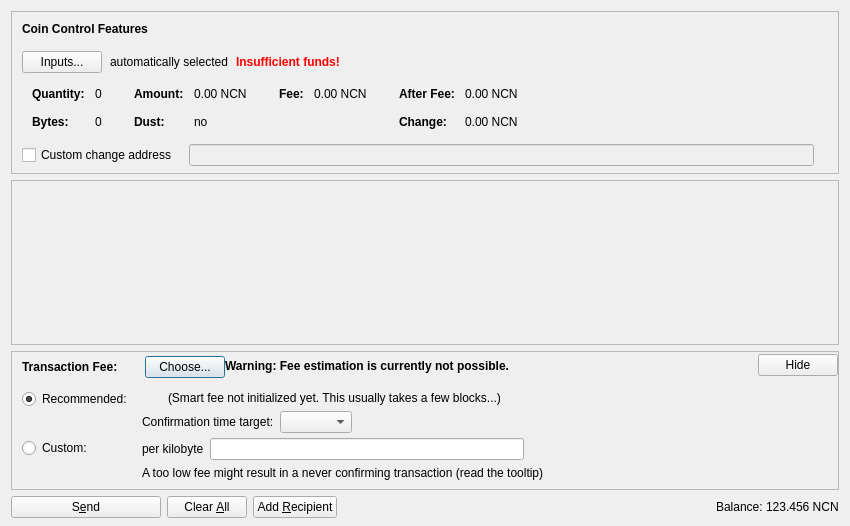
<?xml version="1.0" encoding="UTF-8"?>
<ui version="4.0">
 <class>SendCoinsDialog</class>
 <widget class="QDialog" name="SendCoinsDialog">
  <property name="geometry">
   <rect>
    <x>0</x>
    <y>0</y>
    <width>850</width>
    <height>526</height>
   </rect>
  </property>
  <property name="windowTitle">
   <string>Send Coins</string>
  </property>
  <layout class="QVBoxLayout" name="verticalLayout" stretch="0,1,0,0">
   <property name="bottomMargin">
    <number>8</number>
   </property>
   <item>
    <widget class="QFrame" name="frameCoinControl">
     <property name="sizePolicy">
      <sizepolicy hsizetype="Expanding" vsizetype="Expanding">
       <horstretch>0</horstretch>
       <verstretch>0</verstretch>
      </sizepolicy>
     </property>
     <property name="maximumSize">
      <size>
       <width>16777215</width>
       <height>16777215</height>
      </size>
     </property>
     <property name="frameShape">
      <enum>QFrame::StyledPanel</enum>
     </property>
     <property name="frameShadow">
      <enum>QFrame::Sunken</enum>
     </property>
     <layout class="QVBoxLayout" name="verticalLayoutCoinControl2">
      <property name="spacing">
       <number>0</number>
      </property>
      <property name="leftMargin">
       <number>0</number>
      </property>
      <property name="topMargin">
       <number>0</number>
      </property>
      <property name="rightMargin">
       <number>0</number>
      </property>
      <property name="bottomMargin">
       <number>6</number>
      </property>
      <item>
       <layout class="QVBoxLayout" name="verticalLayoutCoinControl" stretch="0,0,0,0,1">
        <property name="spacing">
         <number>0</number>
        </property>
        <property name="leftMargin">
         <number>10</number>
        </property>
        <property name="topMargin">
         <number>10</number>
        </property>
        <item>
         <layout class="QHBoxLayout" name="horizontalLayoutCoinControl1">
          <property name="bottomMargin">
           <number>15</number>
          </property>
          <item>
           <widget class="QLabel" name="labelCoinControlFeatures">
            <property name="sizePolicy">
             <sizepolicy hsizetype="Preferred" vsizetype="Maximum">
              <horstretch>0</horstretch>
              <verstretch>0</verstretch>
             </sizepolicy>
            </property>
            <property name="font">
             <font>
              <weight>75</weight>
              <bold>true</bold>
             </font>
            </property>
            <property name="styleSheet">
             <string notr="true">font-weight:bold;</string>
            </property>
            <property name="text">
             <string>Coin Control Features</string>
            </property>
           </widget>
          </item>
         </layout>
        </item>
        <item>
         <layout class="QHBoxLayout" name="horizontalLayoutCoinControl2" stretch="0,0,0,0">
          <property name="spacing">
           <number>8</number>
          </property>
          <property name="bottomMargin">
           <number>10</number>
          </property>
          <item>
           <widget class="QPushButton" name="pushButtonCoinControl">
            <property name="styleSheet">
             <string notr="true"/>
            </property>
            <property name="text">
             <string>Inputs...</string>
            </property>
            <property name="autoDefault">
             <bool>false</bool>
            </property>
           </widget>
          </item>
          <item>
           <widget class="QLabel" name="labelCoinControlAutomaticallySelected">
            <property name="text">
             <string>automatically selected</string>
            </property>
            <property name="margin">
             <number>5</number>
            </property>
           </widget>
          </item>
          <item>
           <widget class="QLabel" name="labelCoinControlInsuffFunds">
            <property name="font">
             <font>
              <weight>75</weight>
              <bold>true</bold>
             </font>
            </property>
            <property name="styleSheet">
             <string notr="true">color:red;font-weight:bold;</string>
            </property>
            <property name="text">
             <string>Insufficient funds!</string>
            </property>
            <property name="margin">
             <number>5</number>
            </property>
           </widget>
          </item>
          <item>
           <spacer name="horizontalSpacerCoinControl">
            <property name="orientation">
             <enum>Qt::Horizontal</enum>
            </property>
            <property name="sizeHint" stdset="0">
             <size>
              <width>40</width>
              <height>1</height>
             </size>
            </property>
           </spacer>
          </item>
         </layout>
        </item>
        <item>
         <widget class="QWidget" name="widgetCoinControl" native="true">
          <property name="sizePolicy">
           <sizepolicy hsizetype="Preferred" vsizetype="Preferred">
            <horstretch>0</horstretch>
            <verstretch>0</verstretch>
           </sizepolicy>
          </property>
          <property name="minimumSize">
           <size>
            <width>0</width>
            <height>0</height>
           </size>
          </property>
          <property name="styleSheet">
           <string notr="true"/>
          </property>
          <layout class="QHBoxLayout" name="horizontalLayoutCoinControl5">
           <property name="leftMargin">
            <number>0</number>
           </property>
           <property name="topMargin">
            <number>0</number>
           </property>
           <property name="rightMargin">
            <number>0</number>
           </property>
           <property name="bottomMargin">
            <number>0</number>
           </property>
           <item>
            <layout class="QHBoxLayout" name="horizontalLayoutCoinControl3" stretch="0,0,0,1">
             <property name="spacing">
              <number>20</number>
             </property>
             <property name="topMargin">
              <number>0</number>
             </property>
             <property name="bottomMargin">
              <number>10</number>
             </property>
             <item>
              <layout class="QFormLayout" name="formLayoutCoinControl1">
               <property name="horizontalSpacing">
                <number>10</number>
               </property>
               <property name="verticalSpacing">
                <number>14</number>
               </property>
               <property name="leftMargin">
                <number>10</number>
               </property>
               <property name="topMargin">
                <number>4</number>
               </property>
               <property name="rightMargin">
                <number>6</number>
               </property>
               <item row="0" column="0">
                <widget class="QLabel" name="labelCoinControlQuantityText">
                 <property name="font">
                  <font>
                   <weight>75</weight>
                   <bold>true</bold>
                  </font>
                 </property>
                 <property name="text">
                  <string>Quantity:</string>
                 </property>
                 <property name="margin">
                  <number>0</number>
                 </property>
                </widget>
               </item>
               <item row="0" column="1">
                <widget class="QLabel" name="labelCoinControlQuantity">
                 <property name="cursor">
                  <cursorShape>IBeamCursor</cursorShape>
                 </property>
                 <property name="contextMenuPolicy">
                  <enum>Qt::ActionsContextMenu</enum>
                 </property>
                 <property name="text">
                  <string notr="true">0</string>
                 </property>
                 <property name="margin">
                  <number>0</number>
                 </property>
                 <property name="textInteractionFlags">
                  <set>Qt::LinksAccessibleByMouse|Qt::TextSelectableByKeyboard|Qt::TextSelectableByMouse</set>
                 </property>
                </widget>
               </item>
               <item row="1" column="0">
                <widget class="QLabel" name="labelCoinControlBytesText">
                 <property name="font">
                  <font>
                   <weight>75</weight>
                   <bold>true</bold>
                  </font>
                 </property>
                 <property name="text">
                  <string>Bytes:</string>
                 </property>
                </widget>
               </item>
               <item row="1" column="1">
                <widget class="QLabel" name="labelCoinControlBytes">
                 <property name="cursor">
                  <cursorShape>IBeamCursor</cursorShape>
                 </property>
                 <property name="contextMenuPolicy">
                  <enum>Qt::ActionsContextMenu</enum>
                 </property>
                 <property name="text">
                  <string notr="true">0</string>
                 </property>
                 <property name="textInteractionFlags">
                  <set>Qt::LinksAccessibleByMouse|Qt::TextSelectableByKeyboard|Qt::TextSelectableByMouse</set>
                 </property>
                </widget>
               </item>
              </layout>
             </item>
             <item>
              <layout class="QFormLayout" name="formLayoutCoinControl2">
               <property name="horizontalSpacing">
                <number>10</number>
               </property>
               <property name="verticalSpacing">
                <number>14</number>
               </property>
               <property name="leftMargin">
                <number>6</number>
               </property>
               <property name="topMargin">
                <number>4</number>
               </property>
               <property name="rightMargin">
                <number>6</number>
               </property>
               <item row="0" column="0">
                <widget class="QLabel" name="labelCoinControlAmountText">
                 <property name="font">
                  <font>
                   <weight>75</weight>
                   <bold>true</bold>
                  </font>
                 </property>
                 <property name="text">
                  <string>Amount:</string>
                 </property>
                 <property name="margin">
                  <number>0</number>
                 </property>
                </widget>
               </item>
               <item row="0" column="1">
                <widget class="QLabel" name="labelCoinControlAmount">
                 <property name="cursor">
                  <cursorShape>IBeamCursor</cursorShape>
                 </property>
                 <property name="contextMenuPolicy">
                  <enum>Qt::ActionsContextMenu</enum>
                 </property>
                 <property name="text">
                  <string notr="true">0.00 NCN</string>
                 </property>
                 <property name="textInteractionFlags">
                  <set>Qt::LinksAccessibleByMouse|Qt::TextSelectableByKeyboard|Qt::TextSelectableByMouse</set>
                 </property>
                </widget>
               </item>
               <item row="1" column="0">
                <widget class="QLabel" name="labelCoinControlLowOutputText">
                 <property name="font">
                  <font>
                   <weight>75</weight>
                   <bold>true</bold>
                  </font>
                 </property>
                 <property name="text">
                  <string>Dust:</string>
                 </property>
                </widget>
               </item>
               <item row="1" column="1">
                <widget class="QLabel" name="labelCoinControlLowOutput">
                 <property name="cursor">
                  <cursorShape>IBeamCursor</cursorShape>
                 </property>
                 <property name="contextMenuPolicy">
                  <enum>Qt::ActionsContextMenu</enum>
                 </property>
                 <property name="text">
                  <string notr="true">no</string>
                 </property>
                 <property name="textInteractionFlags">
                  <set>Qt::LinksAccessibleByMouse|Qt::TextSelectableByKeyboard|Qt::TextSelectableByMouse</set>
                 </property>
                </widget>
               </item>
              </layout>
             </item>
             <item>
              <layout class="QFormLayout" name="formLayoutCoinControl3">
               <property name="horizontalSpacing">
                <number>10</number>
               </property>
               <property name="verticalSpacing">
                <number>14</number>
               </property>
               <property name="leftMargin">
                <number>6</number>
               </property>
               <property name="topMargin">
                <number>4</number>
               </property>
               <property name="rightMargin">
                <number>6</number>
               </property>
               <item row="0" column="0">
                <widget class="QLabel" name="labelCoinControlFeeText">
                 <property name="font">
                  <font>
                   <weight>75</weight>
                   <bold>true</bold>
                  </font>
                 </property>
                 <property name="text">
                  <string>Fee:</string>
                 </property>
                 <property name="margin">
                  <number>0</number>
                 </property>
                </widget>
               </item>
               <item row="0" column="1">
                <widget class="QLabel" name="labelCoinControlFee">
                 <property name="cursor">
                  <cursorShape>IBeamCursor</cursorShape>
                 </property>
                 <property name="contextMenuPolicy">
                  <enum>Qt::ActionsContextMenu</enum>
                 </property>
                 <property name="text">
                  <string notr="true">0.00 NCN</string>
                 </property>
                 <property name="textInteractionFlags">
                  <set>Qt::LinksAccessibleByMouse|Qt::TextSelectableByKeyboard|Qt::TextSelectableByMouse</set>
                 </property>
                </widget>
               </item>
              </layout>
             </item>
             <item>
              <layout class="QFormLayout" name="formLayoutCoinControl4">
               <property name="horizontalSpacing">
                <number>10</number>
               </property>
               <property name="verticalSpacing">
                <number>14</number>
               </property>
               <property name="leftMargin">
                <number>6</number>
               </property>
               <property name="topMargin">
                <number>4</number>
               </property>
               <property name="rightMargin">
                <number>6</number>
               </property>
               <item row="0" column="0">
                <widget class="QLabel" name="labelCoinControlAfterFeeText">
                 <property name="font">
                  <font>
                   <weight>75</weight>
                   <bold>true</bold>
                  </font>
                 </property>
                 <property name="text">
                  <string>After Fee:</string>
                 </property>
                 <property name="margin">
                  <number>0</number>
                 </property>
                </widget>
               </item>
               <item row="0" column="1">
                <widget class="QLabel" name="labelCoinControlAfterFee">
                 <property name="cursor">
                  <cursorShape>IBeamCursor</cursorShape>
                 </property>
                 <property name="contextMenuPolicy">
                  <enum>Qt::ActionsContextMenu</enum>
                 </property>
                 <property name="text">
                  <string notr="true">0.00 NCN</string>
                 </property>
                 <property name="textInteractionFlags">
                  <set>Qt::LinksAccessibleByMouse|Qt::TextSelectableByKeyboard|Qt::TextSelectableByMouse</set>
                 </property>
                </widget>
               </item>
               <item row="1" column="0">
                <widget class="QLabel" name="labelCoinControlChangeText">
                 <property name="font">
                  <font>
                   <weight>75</weight>
                   <bold>true</bold>
                  </font>
                 </property>
                 <property name="text">
                  <string>Change:</string>
                 </property>
                </widget>
               </item>
               <item row="1" column="1">
                <widget class="QLabel" name="labelCoinControlChange">
                 <property name="cursor">
                  <cursorShape>IBeamCursor</cursorShape>
                 </property>
                 <property name="contextMenuPolicy">
                  <enum>Qt::ActionsContextMenu</enum>
                 </property>
                 <property name="text">
                  <string notr="true">0.00 NCN</string>
                 </property>
                 <property name="textInteractionFlags">
                  <set>Qt::LinksAccessibleByMouse|Qt::TextSelectableByKeyboard|Qt::TextSelectableByMouse</set>
                 </property>
                </widget>
               </item>
              </layout>
             </item>
            </layout>
           </item>
          </layout>
         </widget>
        </item>
        <item>
         <layout class="QHBoxLayout" name="horizontalLayoutCoinControl4" stretch="0,0,0">
          <property name="spacing">
           <number>12</number>
          </property>
          <property name="sizeConstraint">
           <enum>QLayout::SetDefaultConstraint</enum>
          </property>
          <property name="topMargin">
           <number>5</number>
          </property>
          <property name="rightMargin">
           <number>5</number>
          </property>
          <item>
           <widget class="QCheckBox" name="checkBoxCoinControlChange">
            <property name="toolTip">
             <string>If this is activated, but the change address is empty or invalid, change will be sent to a newly generated address.</string>
            </property>
            <property name="text">
             <string>Custom change address</string>
            </property>
           </widget>
          </item>
          <item>
           <widget class="QValidatedLineEdit" name="lineEditCoinControlChange">
            <property name="enabled">
             <bool>false</bool>
            </property>
            <property name="sizePolicy">
             <sizepolicy hsizetype="Expanding" vsizetype="Fixed">
              <horstretch>0</horstretch>
              <verstretch>0</verstretch>
             </sizepolicy>
            </property>
           </widget>
          </item>
          <item>
           <widget class="QLabel" name="labelCoinControlChangeLabel">
            <property name="sizePolicy">
             <sizepolicy hsizetype="Preferred" vsizetype="Expanding">
              <horstretch>0</horstretch>
              <verstretch>0</verstretch>
             </sizepolicy>
            </property>
            <property name="minimumSize">
             <size>
              <width>0</width>
              <height>0</height>
             </size>
            </property>
            <property name="text">
             <string/>
            </property>
            <property name="margin">
             <number>3</number>
            </property>
           </widget>
          </item>
         </layout>
        </item>
        <item>
         <spacer name="verticalSpacerCoinControl">
          <property name="orientation">
           <enum>Qt::Vertical</enum>
          </property>
          <property name="sizeHint" stdset="0">
           <size>
            <width>800</width>
            <height>1</height>
           </size>
          </property>
         </spacer>
        </item>
       </layout>
      </item>
     </layout>
    </widget>
   </item>
   <item>
    <widget class="QScrollArea" name="scrollArea">
     <property name="widgetResizable">
      <bool>true</bool>
     </property>
     <widget class="QWidget" name="scrollAreaWidgetContents">
      <property name="geometry">
       <rect>
        <x>0</x>
        <y>0</y>
        <width>830</width>
        <height>104</height>
       </rect>
      </property>
      <layout class="QVBoxLayout" name="verticalLayout_2" stretch="0,1">
       <property name="leftMargin">
        <number>0</number>
       </property>
       <property name="topMargin">
        <number>0</number>
       </property>
       <property name="rightMargin">
        <number>0</number>
       </property>
       <property name="bottomMargin">
        <number>0</number>
       </property>
       <item>
        <layout class="QVBoxLayout" name="entries">
         <property name="spacing">
          <number>6</number>
         </property>
        </layout>
       </item>
       <item>
        <spacer name="verticalSpacer">
         <property name="orientation">
          <enum>Qt::Vertical</enum>
         </property>
         <property name="sizeHint" stdset="0">
          <size>
           <width>20</width>
           <height>40</height>
          </size>
         </property>
        </spacer>
       </item>
      </layout>
     </widget>
    </widget>
   </item>
   <item>
    <widget class="QFrame" name="frameFee">
     <property name="sizePolicy">
      <sizepolicy hsizetype="Expanding" vsizetype="Expanding">
       <horstretch>0</horstretch>
       <verstretch>0</verstretch>
      </sizepolicy>
     </property>
     <property name="maximumSize">
      <size>
       <width>16777215</width>
       <height>16777215</height>
      </size>
     </property>
     <property name="frameShape">
      <enum>QFrame::StyledPanel</enum>
     </property>
     <property name="frameShadow">
      <enum>QFrame::Sunken</enum>
     </property>
     <layout class="QVBoxLayout" name="verticalLayoutFee1">
      <property name="spacing">
       <number>0</number>
      </property>
      <property name="leftMargin">
       <number>0</number>
      </property>
      <property name="topMargin">
       <number>0</number>
      </property>
      <property name="rightMargin">
       <number>0</number>
      </property>
      <property name="bottomMargin">
       <number>0</number>
      </property>
      <item>
       <layout class="QVBoxLayout" name="verticalLayoutFee2" stretch="0,0,0">
        <property name="spacing">
         <number>0</number>
        </property>
        <property name="leftMargin">
         <number>10</number>
        </property>
        <property name="topMargin">
         <number>0</number>
        </property>
        <item>
         <layout class="QHBoxLayout" name="horizontalLayoutFee1">
          <property name="bottomMargin">
           <number>0</number>
          </property>
          <item>
           <layout class="QVBoxLayout" name="verticalLayoutFee7">
            <property name="spacing">
             <number>0</number>
            </property>
            <item>
             <spacer name="verticalSpacerSmartFee">
              <property name="orientation">
               <enum>Qt::Vertical</enum>
              </property>
              <property name="sizeType">
               <enum>QSizePolicy::Fixed</enum>
              </property>
              <property name="sizeHint" stdset="0">
               <size>
                <width>1</width>
                <height>4</height>
               </size>
              </property>
             </spacer>
            </item>
            <item>
             <layout class="QHBoxLayout" name="horizontalLayoutSmartFee">
              <property name="spacing">
               <number>10</number>
              </property>
              <item>
               <widget class="QLabel" name="labelFeeHeadline">
                <property name="sizePolicy">
                 <sizepolicy hsizetype="Preferred" vsizetype="Maximum">
                  <horstretch>0</horstretch>
                  <verstretch>0</verstretch>
                 </sizepolicy>
                </property>
                <property name="font">
                 <font>
                  <weight>75</weight>
                  <bold>true</bold>
                 </font>
                </property>
                <property name="styleSheet">
                 <string notr="true">font-weight:bold;</string>
                </property>
                <property name="text">
                 <string>Transaction Fee:</string>
                </property>
               </widget>
              </item>
              <item>
               <widget class="QLabel" name="labelFeeMinimized">
                <property name="text">
                 <string/>
                </property>
               </widget>
              </item>
              <item>
               <widget class="QPushButton" name="buttonChooseFee">
                <property name="text">
                 <string>Choose...</string>
                </property>
               </widget>
              </item>
             </layout>
            </item>
            <item>
             <spacer name="verticalSpacer_5">
              <property name="orientation">
               <enum>Qt::Vertical</enum>
              </property>
              <property name="sizeHint" stdset="0">
               <size>
                <width>1</width>
                <height>1</height>
               </size>
              </property>
             </spacer>
            </item>
           </layout>
          </item>
          <item>
           <widget class="QLabel" name="fallbackFeeWarningLabel">
            <property name="toolTip">
             <string>Using the fallbackfee can result in sending a transaction that will take several hours or days (or never) to confirm. Consider choosing your fee manually or wait until you have validated the complete chain.</string>
            </property>
            <property name="font">
            <font>
                <weight>75</weight>
                <bold>true</bold>
            </font>
            </property>
            <property name="text">
             <string>Warning: Fee estimation is currently not possible.</string>
            </property>
            <property name="wordWrap">
             <bool>false</bool>
            </property>
           </widget>
          </item>
          <item>
           <spacer name="horizontalSpacer_4">
            <property name="orientation">
             <enum>Qt::Horizontal</enum>
            </property>
            <property name="sizeType">
             <enum>QSizePolicy::MinimumExpanding</enum>
            </property>
            <property name="sizeHint" stdset="0">
             <size>
              <width>40</width>
              <height>20</height>
             </size>
            </property>
           </spacer>
          </item>
          <item>
           <widget class="QPushButton" name="buttonMinimizeFee">
            <property name="toolTip">
             <string>collapse fee-settings</string>
            </property>
            <property name="text">
             <string>Hide</string>
            </property>
           </widget>
          </item>
         </layout>
        </item>
        <item>
         <widget class="QFrame" name="frameFeeSelection">
          <layout class="QVBoxLayout" name="verticalLayoutFee12">
           <property name="spacing">
            <number>0</number>
           </property>
           <property name="leftMargin">
            <number>0</number>
           </property>
           <property name="topMargin">
            <number>0</number>
           </property>
           <property name="rightMargin">
            <number>0</number>
           </property>
           <property name="bottomMargin">
            <number>0</number>
           </property>
           <item>
            <layout class="QGridLayout" name="gridLayoutFee">
             <property name="topMargin">
              <number>10</number>
             </property>
             <property name="bottomMargin">
              <number>4</number>
             </property>
             <property name="horizontalSpacing">
              <number>10</number>
             </property>
             <property name="verticalSpacing">
              <number>4</number>
             </property>
             <item row="1" column="1">
              <layout class="QVBoxLayout" name="verticalLayoutFee8">
               <property name="spacing">
                <number>6</number>
               </property>
               <item>
                <layout class="QHBoxLayout" name="horizontalLayoutFee13">
                 <item>
                  <widget class="QLabel" name="labelCustomPerKilobyte">
                   <property name="toolTip">
                    <string>Specify a custom fee per kB (1,000 bytes) of the transaction's virtual size.

Note:  Since the fee is calculated on a per-byte basis, a fee of "100 satoshis per kB" for a transaction size of 500 bytes (half of 1 kB) would ultimately yield a fee of only 50 satoshis.</string>
                   </property>
                   <property name="text">
                    <string>per kilobyte</string>
                   </property>
                  </widget>
                 </item>
                 <item>
                  <widget class="BitcoinAmountField" name="customFee"/>
                 </item>
                 <item>
                  <spacer name="horizontalSpacer_6">
                   <property name="orientation">
                    <enum>Qt::Horizontal</enum>
                   </property>
                   <property name="sizeHint" stdset="0">
                    <size>
                     <width>1</width>
                     <height>1</height>
                    </size>
                   </property>
                  </spacer>
                 </item>
                </layout>
               </item>
               <item>
                <layout class="QHBoxLayout" name="horizontalLayoutFee8">
                 <item>
                  <widget class="QLabel" name="labelCustomFeeWarning">
                   <property name="enabled">
                    <bool>true</bool>
                   </property>
                   <property name="toolTip">
                    <string>When there is less transaction volume than space in the blocks, miners as well as relaying nodes may enforce a minimum fee. Paying only this minimum fee is just fine, but be aware that this can result in a never confirming transaction once there is more demand for newcoin transactions than the network can process.</string>
                   </property>
                   <property name="text">
                    <string>A too low fee might result in a never confirming transaction (read the tooltip)</string>
                   </property>
                  </widget>
                 </item>
                 <item>
                  <spacer name="horizontalSpacer_2">
                   <property name="orientation">
                    <enum>Qt::Horizontal</enum>
                   </property>
                   <property name="sizeHint" stdset="0">
                    <size>
                     <width>1</width>
                     <height>1</height>
                    </size>
                   </property>
                  </spacer>
                 </item>
                </layout>
               </item>
              </layout>
             </item>
             <item row="0" column="0">
              <layout class="QVBoxLayout" name="verticalLayoutFee4" stretch="0,1">
               <item>
                <widget class="QRadioButton" name="radioSmartFee">
                 <property name="text">
                  <string>Recommended:</string>
                 </property>
                 <property name="checked">
                  <bool>true</bool>
                 </property>
                 <attribute name="buttonGroup">
                  <string notr="true">groupFee</string>
                 </attribute>
                </widget>
               </item>
               <item>
                <spacer name="verticalSpacer_2">
                 <property name="orientation">
                  <enum>Qt::Vertical</enum>
                 </property>
                 <property name="sizeHint" stdset="0">
                  <size>
                   <width>1</width>
                   <height>1</height>
                  </size>
                 </property>
                </spacer>
               </item>
              </layout>
             </item>
             <item row="1" column="0">
              <layout class="QVBoxLayout" name="verticalLayoutFee9" stretch="0,1">
               <item>
                <widget class="QRadioButton" name="radioCustomFee">
                 <property name="text">
                  <string>Custom:</string>
                 </property>
                 <attribute name="buttonGroup">
                  <string notr="true">groupFee</string>
                 </attribute>
                </widget>
               </item>
               <item>
                <spacer name="verticalSpacer_6">
                 <property name="orientation">
                  <enum>Qt::Vertical</enum>
                 </property>
                 <property name="sizeHint" stdset="0">
                  <size>
                   <width>1</width>
                   <height>1</height>
                  </size>
                 </property>
                </spacer>
               </item>
              </layout>
             </item>
             <item row="0" column="1">
              <layout class="QVBoxLayout" name="verticalLayoutFee3" stretch="0,0,1">
               <property name="spacing">
                <number>6</number>
               </property>
               <property name="topMargin">
                <number>2</number>
               </property>
               <item>
                <layout class="QHBoxLayout" name="horizontalLayoutFee12">
                 <item>
                  <widget class="QLabel" name="labelSmartFee">
                   <property name="text">
                    <string/>
                   </property>
                  </widget>
                 </item>
                 <item>
                  <widget class="QLabel" name="labelFeeEstimation">
                   <property name="text">
                    <string/>
                   </property>
                  </widget>
                 </item>
                 <item>
                  <widget class="QLabel" name="labelSmartFee2">
                   <property name="text">
                    <string>(Smart fee not initialized yet. This usually takes a few blocks...)</string>
                   </property>
                  </widget>
                 </item>
                 <item>
                  <spacer name="horizontalSpacer_5">
                   <property name="orientation">
                    <enum>Qt::Horizontal</enum>
                   </property>
                   <property name="sizeHint" stdset="0">
                    <size>
                     <width>1</width>
                     <height>1</height>
                    </size>
                   </property>
                  </spacer>
                 </item>
                </layout>
               </item>
               <item>
                <layout class="QHBoxLayout" name="horizontalLayoutFee9">
                 <item>
                  <layout class="QVBoxLayout" name="verticalLayoutFee6">
                   <item>
                    <widget class="QLabel" name="labelSmartFee3">
                     <property name="text">
                      <string>Confirmation time target:</string>
                     </property>
                    </widget>
                   </item>
                  </layout>
                 </item>
                 <item>
                  <layout class="QVBoxLayout" name="verticalLayoutFee5">
                   <property name="rightMargin">
                    <number>30</number>
                   </property>
                   <item>
                    <layout class="QHBoxLayout" name="horizontalLayoutConfTarget">
                     <property name="bottomMargin">
                      <number>0</number>
                     </property>
                     <item>
                      <widget class="QComboBox" name="confTargetSelector"/>
                     </item>
                     <item>
                      <spacer name="horizontalSpacerConfTarget">
                       <property name="orientation">
                        <enum>Qt::Horizontal</enum>
                       </property>
                       <property name="sizeHint" stdset="0">
                        <size>
                         <width>40</width>
                         <height>20</height>
                        </size>
                       </property>
                      </spacer>
                     </item>
                    </layout>
                   </item>
                  </layout>
                 </item>
                </layout>
               </item>
               <item>
                <spacer name="verticalSpacer_4">
                 <property name="orientation">
                  <enum>Qt::Vertical</enum>
                 </property>
                 <property name="sizeHint" stdset="0">
                  <size>
                   <width>1</width>
                   <height>1</height>
                  </size>
                 </property>
                </spacer>
               </item>
              </layout>
             </item>
            </layout>
           </item>
          </layout>
         </widget>
        </item>
        <item>
         <spacer name="verticalSpacerFee">
          <property name="orientation">
           <enum>Qt::Vertical</enum>
          </property>
          <property name="sizeHint" stdset="0">
           <size>
            <width>40</width>
            <height>5</height>
           </size>
          </property>
         </spacer>
        </item>
       </layout>
      </item>
     </layout>
    </widget>
   </item>
   <item>
    <layout class="QHBoxLayout" name="horizontalLayout">
     <item>
      <widget class="QPushButton" name="sendButton">
       <property name="minimumSize">
        <size>
         <width>150</width>
         <height>0</height>
        </size>
       </property>
       <property name="toolTip">
        <string>Confirm the send action</string>
       </property>
       <property name="text">
        <string>S&amp;end</string>
       </property>
       <property name="icon">
        <iconset resource="../bitcoin.qrc">
         <normaloff>:/icons/send</normaloff>:/icons/send</iconset>
       </property>
       <property name="autoDefault">
        <bool>false</bool>
       </property>
       <property name="default">
        <bool>false</bool>
       </property>
      </widget>
     </item>
     <item>
      <widget class="QPushButton" name="clearButton">
       <property name="sizePolicy">
        <sizepolicy hsizetype="Minimum" vsizetype="Fixed">
         <horstretch>0</horstretch>
         <verstretch>0</verstretch>
        </sizepolicy>
       </property>
       <property name="toolTip">
        <string>Clear all fields of the form.</string>
       </property>
       <property name="text">
        <string>Clear &amp;All</string>
       </property>
       <property name="icon">
        <iconset resource="../bitcoin.qrc">
         <normaloff>:/icons/remove</normaloff>:/icons/remove</iconset>
       </property>
       <property name="autoDefault">
        <bool>false</bool>
       </property>
      </widget>
     </item>
     <item>
      <widget class="QPushButton" name="addButton">
       <property name="toolTip">
        <string>Send to multiple recipients at once</string>
       </property>
       <property name="text">
        <string>Add &amp;Recipient</string>
       </property>
       <property name="icon">
        <iconset resource="../bitcoin.qrc">
         <normaloff>:/icons/add</normaloff>:/icons/add</iconset>
       </property>
       <property name="autoDefault">
        <bool>false</bool>
       </property>
      </widget>
     </item>
     <item>
      <spacer name="horizontalSpacer">
       <property name="orientation">
        <enum>Qt::Horizontal</enum>
       </property>
       <property name="sizeHint" stdset="0">
        <size>
         <width>40</width>
         <height>20</height>
        </size>
       </property>
      </spacer>
     </item>
     <item>
      <layout class="QHBoxLayout" name="horizontalLayout_2">
       <property name="spacing">
        <number>3</number>
       </property>
       <item>
        <widget class="QLabel" name="label">
         <property name="sizePolicy">
          <sizepolicy hsizetype="Preferred" vsizetype="Fixed">
           <horstretch>0</horstretch>
           <verstretch>0</verstretch>
          </sizepolicy>
         </property>
         <property name="text">
          <string>Balance:</string>
         </property>
        </widget>
       </item>
       <item>
        <widget class="QLabel" name="labelBalance">
         <property name="sizePolicy">
          <sizepolicy hsizetype="Preferred" vsizetype="Fixed">
           <horstretch>0</horstretch>
           <verstretch>0</verstretch>
          </sizepolicy>
         </property>
         <property name="cursor">
          <cursorShape>IBeamCursor</cursorShape>
         </property>
         <property name="text">
          <string notr="true">123.456 NCN</string>
         </property>
         <property name="textInteractionFlags">
          <set>Qt::LinksAccessibleByMouse|Qt::TextSelectableByKeyboard|Qt::TextSelectableByMouse</set>
         </property>
        </widget>
       </item>
      </layout>
     </item>
    </layout>
   </item>
  </layout>
 </widget>
 <customwidgets>
  <customwidget>
   <class>QValidatedLineEdit</class>
   <extends>QLineEdit</extends>
   <header>qt/qvalidatedlineedit.h</header>
  </customwidget>
  <customwidget>
   <class>BitcoinAmountField</class>
   <extends>QLineEdit</extends>
   <header>qt/bitcoinamountfield.h</header>
   <container>1</container>
  </customwidget>
 </customwidgets>
 <resources>
  <include location="../bitcoin.qrc"/>
 </resources>
 <connections/>
 <buttongroups>
  <buttongroup name="groupFee"/>
 </buttongroups>
</ui>
